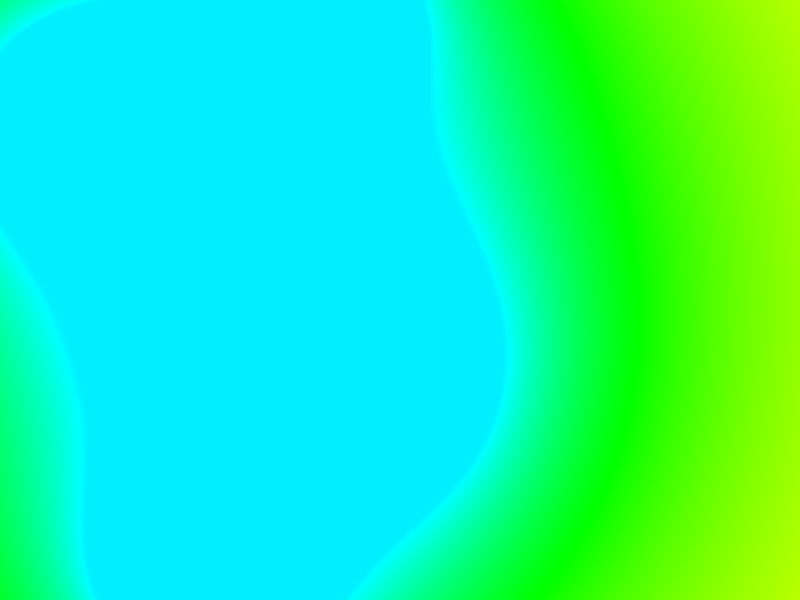
Frame 1 (no input)
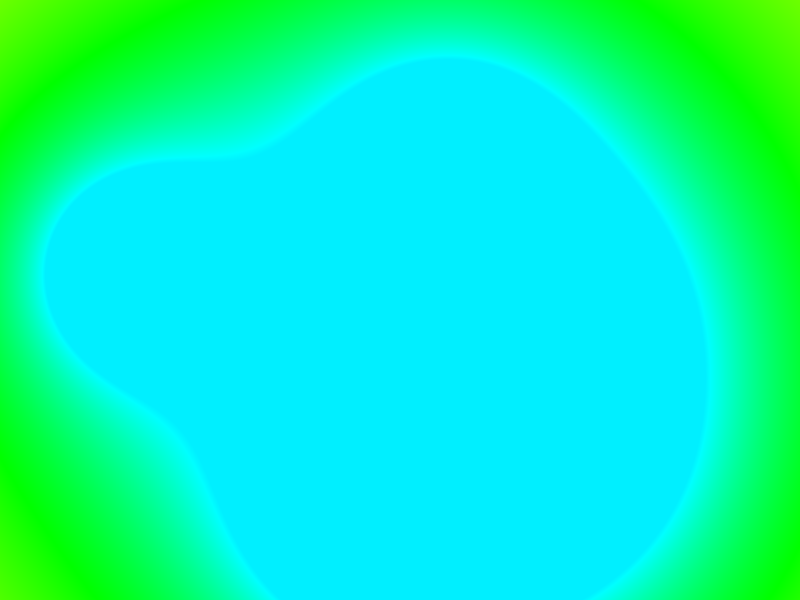
Frame 60 (the mouse pressed at the canvas centre just before this capture)
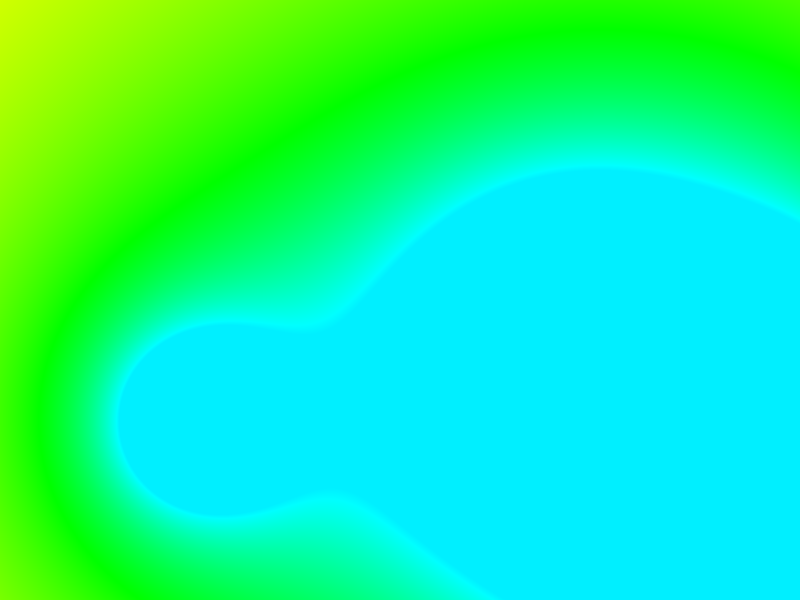
Frame 120 (the mouse held since frame 60 and released just before this capture)

The Processing sketch that drew these frames (run headless with seeded random() and noise(); from frame 60 on, the mouse is pressed at the canvas centre):

// Processing sketch: MetaBallz
// ── MetaBallz.pde
//Blob b;
Blob[] blobs = new Blob[floor(random(3,6) + 0.5)];

public void setup() {
  size(800,600);
  colorMode(HSB);
  for (int i = 0; i < blobs.length; i++) {
    blobs[i] = new Blob(random(width), random(height));
  }
  //b = new Blob(100, 100);
}

public void draw() {
  background(51);
  
  loadPixels();
  for (int x = 0; x < width; x++) {
    for (int y = 0; y < height; y++) {
      int index = x + y * width;
      float sum = 0;
      for (Blob b : blobs) {
        float d = dist(x, y, b.pos.x, b.pos.y);
        sum += 200 * b.r / d;
      }
      
      pixels[index] = color(constrain(sum,0,130),255,255);
    }
  }
  
  updatePixels();
  
  for (Blob b : blobs) {
    b.update();
    //b.show();
  }
}
// ── Blob.pde
class Blob {
  PVector pos;
  float r;
  PVector vel;
  
  Blob(float x, float y) {
    pos = new PVector(x,y);
    vel = PVector.random2D();
    vel.mult(random(2,5) * width/height);
    r = random(20,30) * width/height;
  }
  
  void update() {
    pos.add(vel);
    
    if (pos.x > width || pos.x < 0) {
      vel.x *= -1;
    }
    if (pos.y > height || pos.y < 0) {
      vel.y *= -1;
    } 
    
  }
 
  void show() {
   noFill();
   stroke(0);
   strokeWeight(4);
   ellipse(pos.x, pos.y, r*2, r*2);
  }
}
